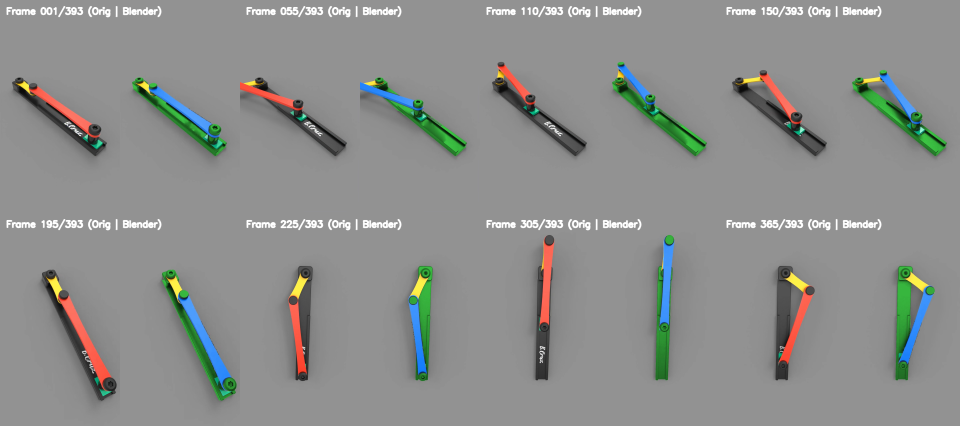
#> input picture projects/04_how_rotation_becomes/verification_grid.png, 1920 x 852 px, given in place of frame_0001.png, which was not available (shown at 1/2 size)
$ python process_frames.py . out   (older library calls are emulated)
#> lines starting #> are read from the running program, lines starting #| are printed output that depends on the picture; after the words box and inside, x2 and y2 are one past the last pixel; in counts of white or black regions, pixels touching at a corner belong together
#> in _worker, raw is the input picture: shape (852, 1920, 3); mean B, G, R 140.3, 142.3, 140.5
#!/usr/bin/env python3
"""
Processes all 393 frames of 'How Rotation Becomes a Straight Line' per changes.txt:
  "Mozes li u ovom videu izbrisati tekst i zamjeniti crno u zelno i ruzicasto u plavo"
  1. Removes white 'B. Cruz' text seamlessly via 2D discrete Laplace harmonic inpainting.
  2. Replaces pink/coral ('ruzicasto') connecting rod & collar with CAD Royal Blue ('plavo').
  3. Replaces black ('crno') guide rail & socket bolts/pins with 3D-shaded CAD Green ('zeleno').
  4. Preserves studio grey background, cast shadows, yellow crank, and teal slider identically.
"""

import concurrent.futures
import os
import sys
import time
import cv2
import numpy as np
from scipy.ndimage import gaussian_filter, distance_transform_edt
from scipy.sparse import lil_matrix
from scipy.sparse.linalg import spsolve


def compute_grad_mag(arr: np.ndarray) -> np.ndarray:
    arr32 = arr.astype(np.float32)
    gx = cv2.Sobel(arr32, cv2.CV_32F, 1, 0, ksize=3) / 8.0
    gy = cv2.Sobel(arr32, cv2.CV_32F, 0, 1, ksize=3) / 8.0
    return np.hypot(gx, gy)


def compute_studio_floor_mask(bgr: np.ndarray) -> np.ndarray:
    b = bgr[:, :, 0].astype(np.float32)
    g = bgr[:, :, 1].astype(np.float32)
    r = bgr[:, :, 2].astype(np.float32)
    max_c = np.maximum(np.maximum(r, g), b)
    chroma = max_c - np.minimum(np.minimum(r, g), b)
    grad_v = compute_grad_mag(max_c)

    definite = ((chroma < 11.0) & (max_c >= 92.0) & (max_c <= 152.0)).astype(np.uint8)
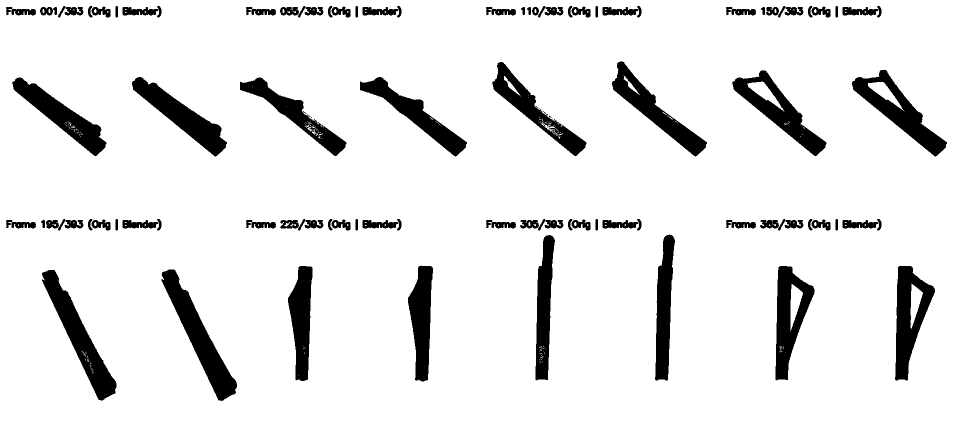
#> definite: shape (852, 1920) (shown at 1/2 size); values 0 (black) and 1 (white), 90% white; 83 black regions (6 under 20 px), largest, box (x1, y1, x2, y2) and area: (323, 539, 474, 802) 10749, (84, 540, 233, 801) 10366, (1704, 139, 1894, 313) 9348
    nc, labels, stats, _ = cv2.connectedComponentsWithStats(definite)
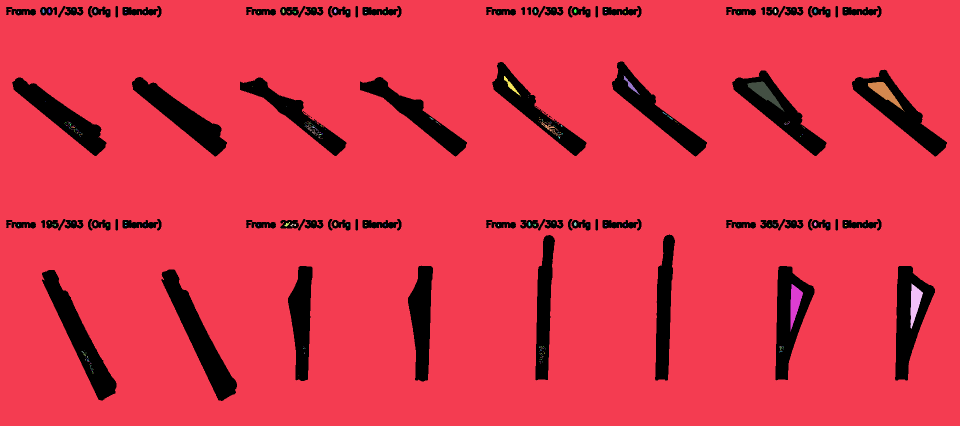
#> labels: shape (852, 1920) int32 (shown at 1/2 size); 284 distinct labels, from 0 to 283; one colour per label, 0 black
#> nc = 284; stats = 284 rows, first 6: [12, 12, 1882, 790, 163175], [0, 0, 1920, 852, 1465372], [140, 17, 2, 2, 3], [620, 17, 2, 2, 3], [1100, 17, 2, 2, 3], [1580, 17, 2, 2, 3]
    h, w = bgr.shape[:2]
#> h = 852; w = 1920
    seed = np.zeros_like(definite)
    for cid in range(1, nc):
        x, y, bw, bh, area = stats[cid]
        if area < 90:
            continue
        touches_border = (x == 0) or (y == 0) or (x + bw >= w) or (y + bh >= h)
        comp_vals = max_c[labels == cid]
        if touches_border or (area >= 140 and np.median(comp_vals) >= 102.0 and comp_vals.max() <= 150.0):
            seed[labels == cid] = 1
#> this loop made 283 passes
#> (x, y, bw, bh, area) on passes 6, 7, 9: (85, 18, 4, 8, 26), (97, 18, 4, 8, 26), (188, 18, 5, 8, 32)
#> seed: shape (852, 1920); values 0 (black) and 1 (white), 89.9% white; 81 black regions (4 under 20 px), largest, box (x1, y1, x2, y2) and area: (323, 539, 474, 802) 10749, (84, 540, 233, 801) 10434, (1704, 139, 1894, 313) 9348

    smooth_shadow = ((chroma < 10.0) & (max_c >= 78.0) & (max_c <= 152.0) & (grad_v <= 3.6)).astype(np.uint8)
#> smooth_shadow: shape (852, 1920); values 0 (black) and 1 (white), 88.6% white; 104 black regions (44 under 20 px), largest, box (x1, y1, x2, y2) and area: (78, 538, 235, 805) 11392, (318, 538, 475, 805) 11386, (1702, 139, 1894, 318) 10795
    k11 = cv2.getStructuringElement(cv2.MORPH_ELLIPSE, (11, 11))
    wide_shadow_core = cv2.erode(smooth_shadow | seed, k11, iterations=1)
#> wide_shadow_core: shape (852, 1920); values 0 (black) and 1 (white), 84.6% white; 24 black regions, largest, box (x1, y1, x2, y2) and area: (318, 534, 479, 807) 14191, (79, 535, 238, 806) 13842, (1699, 134, 1899, 318) 13013

    nc2, lb2, _, _ = cv2.connectedComponentsWithStats(wide_shadow_core)
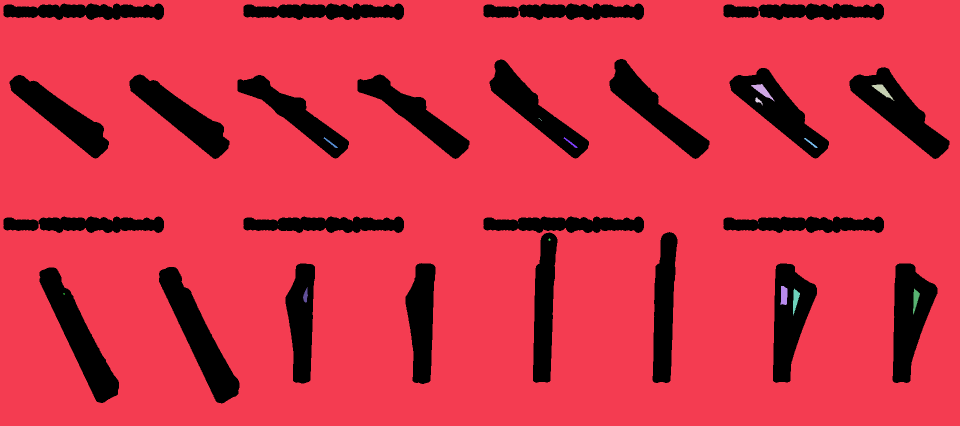
#> lb2: shape (852, 1920) int32 (shown at 1/2 size); 18 distinct labels, from 0 to 17; one colour per label, 0 black
#> nc2 = 18
    seed_eroded = cv2.erode(seed, k11, iterations=1)
#> seed_eroded: shape (852, 1920); values 0 (black) and 1 (white), 84.6% white; 24 black regions, largest, box (x1, y1, x2, y2) and area: (318, 534, 479, 807) 14191, (79, 535, 238, 806) 13849, (1699, 134, 1899, 318) 13013
    valid_lbs = np.unique(lb2[seed_eroded > 0])
#> valid_lbs = [1, 2, 3, 9, 10, 11, 15, 16]
    valid_lbs = valid_lbs[valid_lbs > 0]
    connected_core = np.isin(lb2, valid_lbs).astype(np.uint8)

    # Exact radius-5 geodesic regrowth matching k11 erosion radius
    k3 = cv2.getStructuringElement(cv2.MORPH_ELLIPSE, (3, 3))
    regrown = connected_core.copy()
    for _ in range(5):
        regrown = (cv2.dilate(regrown, k3, iterations=1) & (smooth_shadow | seed)).astype(np.uint8)
#> regrown: shape (852, 1920); values 0 (black) and 1 (white), 88.9% white; 28 black regions, largest, box (x1, y1, x2, y2) and area: (323, 539, 474, 802) 11273, (84, 540, 233, 801) 10951, (1704, 139, 1894, 313) 10141

    return (seed | regrown).astype(np.uint8)


def harmonic_inpaint_roi(sub_bgr: np.ndarray, hole_mask: np.ndarray, valid_donor_mask: np.ndarray) -> np.ndarray:
    ys, xs = np.where(hole_mask)
    n_unknown = len(ys)
    if n_unknown == 0:
        return sub_bgr

    h, w = hole_mask.shape
    idx_map = np.full((h, w), -1, dtype=np.int32)
    idx_map[ys, xs] = np.arange(n_unknown, dtype=np.int32)

    A = lil_matrix((n_unknown, n_unknown), dtype=np.float64)
    rhs = np.zeros((n_unknown, 3), dtype=np.float64)

    if np.any(valid_donor_mask):
        fallback_rgb = np.median(sub_bgr[valid_donor_mask], axis=0)
    else:
        fallback_rgb = np.array([58.0, 58.0, 58.0])

    for k in range(n_unknown):
        y, x = ys[k], xs[k]
        diag = 0.0
        for dy, dx in ((-1, 0), (1, 0), (0, -1), (0, 1)):
            ny, nx = y + dy, x + dx
            if 0 <= ny < h and 0 <= nx < w:
                n_idx = idx_map[ny, nx]
                if n_idx >= 0:
                    A[k, n_idx] = -1.0
                    diag += 1.0
                elif valid_donor_mask[ny, nx]:
                    rhs[k] += sub_bgr[ny, nx]
                    diag += 1.0
        A[k, k] = diag + 1e-3
        rhs[k] += 1e-3 * fallback_rgb

    A_csr = A.tocsr()
    out = sub_bgr.copy()
    for ch in range(3):
        out[ys, xs, ch] = spsolve(A_csr, rhs[:, ch])
    return out


def erase_bcruz_harmonic(frame_bgr: np.ndarray, floor_mask: np.ndarray) -> np.ndarray:
    x0, y0, x1, y1 = 275, 650, 595, 1015
    sub_bgr = frame_bgr[y0:y1, x0:x1].astype(np.float32)
    b, g, r = sub_bgr[:, :, 0], sub_bgr[:, :, 1], sub_bgr[:, :, 2]
#> b: shape (202, 320) float32
#> g: shape (202, 320) float32
#> r: shape (202, 320) float32
    max_c = np.maximum(np.maximum(r, g), b)
#> max_c: shape (202, 320) float32
    min_c = np.minimum(np.minimum(r, g), b)
    chroma = max_c - min_c
#> chroma: shape (202, 320) float32
    fl_sub = floor_mask[y0:y1, x0:x1] > 0
#> fl_sub: shape (202, 320) bool; 88.9% white; 2 black regions, box (x1, y1, x2, y2) and area: (91, 0, 199, 152) 6591, (309, 0, 320, 111) 553

    cand = ((~fl_sub) & (chroma < 48.0) & (max_c >= 88.0)).astype(np.uint8)
#> cand: shape (202, 320); values 0 (black) and 1 (white), 0.38% white in thin lines or dots, all inside (x1, y1, x2, y2) = (91, 0, 319, 152)
    nc, lb, st, cent = cv2.connectedComponentsWithStats(cand)
#> lb: shape (202, 320) int32; 136 distinct labels, from 0 to 135
#> nc = 136; st = 136 rows, first 6: [0, 0, 320, 202, 64397], [91, 1, 2, 3, 3], [131, 0, 2, 2, 2], [309, 0, 1, 1, 1], [112, 3, 1, 1, 1], [133, 3, 2, 3, 3]; cent = 136 pairs, first value 91.33 to 318, second value 0 to 151
    core_text = np.zeros_like(cand)
    for cid in range(1, nc):
        area = st[cid, cv2.CC_STAT_AREA]
        cx = cent[cid][0] + x0
        cy = cent[cid][1] + y0
        maxv = max_c[lb == cid].max()
        if (maxv >= 145.0 or (maxv >= 110.0 and area >= 4)) and not (area <= 14 and (cx > 578 or cy < 660)):
            core_text[lb == cid] = 1
#> this loop made 135 passes
#> (area, cx, cy, maxv) on passes 1 to 12: (3, 366.3, 652, 122), (2, 406.5, 650.5, 156), (1, 584, 650, 124), (1, 387, 653, 91), (3, 408.3, 654, 126), (2, 585, 653.5, 143), (2, 368, 655.5, 133), (3, 388.3, 656, 103), (1, 410, 657, 105), (3, 369.7, 659, 127), (1, 390, 659, 89), (1, 411, 659, 140)
#> core_text: shape (202, 320); values 0 (black) and 1 (white), 0.09% white in thin lines or dots, all inside (x1, y1, x2, y2) = (123, 33, 199, 139)

    if not np.any(core_text):
        return frame_bgr

    k7 = cv2.getStructuringElement(cv2.MORPH_ELLIPSE, (7, 7))
    dil3 = (cv2.dilate(core_text, k7, iterations=1) > 0) & (~fl_sub)
#> dil3: shape (202, 320) bool; 0.64% white; 6 white regions, box (x1, y1, x2, y2) and area: (166, 68, 197, 114) 182, (146, 31, 158, 51) 79, (192, 115, 199, 132) 61, (159, 56, 166, 65) 32, (122, 65, 128, 74) 31, (188, 134, 197, 140) 29

    # Include shadowed rail regions (down to V >= 26) when the rod casts its shadow across 'B. Cruz' (e.g. 00:05, 00:12),
    # while using grad_v <= 6.5 on donors so sharp T-slot walls are never sampled!
    grad_sub = compute_grad_mag(max_c)
#> in compute_grad_mag (call 2), `gx = cv2.Sobel(arr32, cv2.CV_32F, 1, 0, ksize=3) / 8.0`:
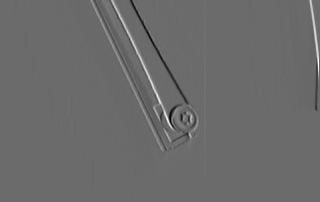
#> gx: shape (202, 320) float32; min -70.5, max 96.75, mean 0; drawn with min black and max white
    hole = dil3 & (chroma < 24.0) & (max_c >= 26.0)
    valid_donors = (~hole) & (~fl_sub) & (chroma < 14.0) & (max_c >= 26.0) & (max_c <= 86.0) & (grad_sub <= 6.5)
#> valid_donors: shape (202, 320) bool; 0.09% white; 2 white regions (1 under 20 px), largest, box (x1, y1, x2, y2) and area: (317, 81, 320, 109) 56
    if np.count_nonzero(valid_donors) < 20:
        valid_donors = (~hole) & (~fl_sub) & (chroma < 16.0) & (max_c >= 26.0) & (max_c <= 86.0)

    solved_sub = harmonic_inpaint_roi(sub_bgr, hole, valid_donors)
#> in harmonic_inpaint_roi, `ys, xs = np.where(hole_mask)`: ys = 32 values from 33 to 138; xs = 32 values, max 198 at index 27, min 123 at index 13, mean 166.6
#> in harmonic_inpaint_roi, `n_unknown = len(ys)`: n_unknown = 32
#> in harmonic_inpaint_roi, `idx_map[ys, xs] = np.arange(n_unknown, dtype=np.int32)`:
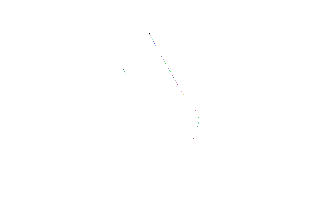
#> idx_map: shape (202, 320) int32; 33 distinct labels, from -1 to 31; one colour per label, 0 black, -1 white
#> in harmonic_inpaint_roi, `fallback_rgb = np.median(sub_bgr[valid_donor_mask], axis=0)`: fallback_rgb = [47, 47, 47]
#> the loop in harmonic_inpaint_roi, `for k in range(n_unknown):` made 32 passes
#> (y, x) on passes 1 to 12: (33, 149), (34, 149), (35, 150), (37, 151), (39, 152), (41, 153), (43, 154), (45, 155), (56, 161), (59, 163), (61, 164), (63, 165)
#> after the loop in harmonic_inpaint_roi, `for ch in range(3):`: out: shape (202, 320, 3) float32; mean B, G, R 139.3, 139.8, 132.3

    k5 = cv2.getStructuringElement(cv2.MORPH_ELLIPSE, (5, 5))
    aa_overlap = (cv2.dilate(core_text, k5, iterations=1) > 0) & (~fl_sub) & (chroma >= 18.0)
#> aa_overlap: shape (202, 320) bool; 0.41% white in thin lines or dots, all inside (x1, y1, x2, y2) = (123, 32, 199, 140)
    if np.any(aa_overlap):
        rail_under = cv2.GaussianBlur(solved_sub, (7, 7), 2.0)
        is_greenish = g > r
#> is_greenish: shape (202, 320) bool; 11.2% white; 42 white regions (40 under 20 px), largest, box (x1, y1, x2, y2) and area: (90, 0, 200, 155) 7019, (174, 58, 179, 74) 41
        pure_chroma = np.where(is_greenish, 132.0, 158.0)
        fg_cov = np.clip(chroma / pure_chroma, 0.0, 1.0)
        expected_min = fg_cov * np.where(is_greenish, 26.0, 88.0) + (1.0 - fg_cov) * rail_under[:, :, 0]
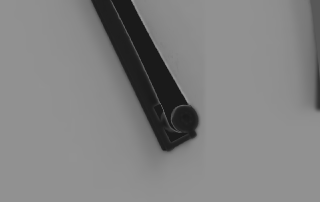
#> expected_min: shape (202, 320) float64; min 25.07, max 158.1, mean 130.1
        excess_white = np.maximum(0.0, min_c - expected_min)
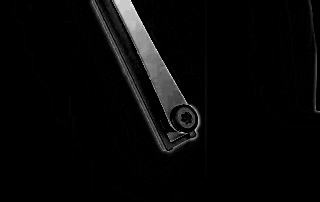
#> excess_white: shape (202, 320) float64; min 0, max 58, mean 1.8; drawn with min black and max white
        solved_sub[aa_overlap] = np.clip(solved_sub[aa_overlap] - excess_white[aa_overlap, None], 0.0, 255.0)
#> solved_sub: shape (202, 320, 3) float32; mean B, G, R 139.2, 139.7, 132.2

    res = frame_bgr.copy()
    res[y0:y1, x0:x1] = np.clip(np.round(solved_sub), 0, 255).astype(np.uint8)
    return res


def process_frame(raw_bgr: np.ndarray) -> np.ndarray:
    floor_mask = compute_studio_floor_mask(raw_bgr)
    clean_bgr = erase_bcruz_harmonic(raw_bgr, floor_mask)

    img = clean_bgr.astype(np.float32)
    b, g, r = img[:, :, 0], img[:, :, 1], img[:, :, 2]

    max_c = np.maximum(np.maximum(r, g), b)
    chroma = max_c - np.minimum(np.minimum(r, g), b)

    floor_f = floor_mask.astype(np.float32)
    local_floor_v = gaussian_filter(max_c * floor_f, sigma=4.0) / np.maximum(gaussian_filter(floor_f, sigma=4.0), 1e-5)
    local_floor_v = np.clip(local_floor_v, 78.0, 148.0)

    # 1. Pink/Coral ('ruzicasto') -> CAD Royal Blue ('plavo') via YCrCb 4:2:0-deblocked constant-luma rotation!
    # Smooth chroma differences slightly (sigma=0.85) to eliminate AV1 yuv420p 2x2 chroma subsampling staircases
    # along diagonal edges while keeping 100% full-resolution 1x1 Luma Y!
    y_luma = 0.114 * b + 0.587 * g + 0.299 * r
    cr_smooth = gaussian_filter(r - y_luma, sigma=0.85)
    cb_smooth = gaussian_filter(b - y_luma, sigma=0.85)
    cg_smooth = gaussian_filter(g - y_luma, sigma=0.85)

    rg_s = cr_smooth - cg_smooth
    gb_s = np.maximum(0.0, cg_smooth - cb_smooth)
    pink_raw = np.maximum(0.0, rg_s - 0.35 * gb_s)
    strong_pink = (pink_raw > 30.0).astype(np.uint8)
    near_pink = cv2.dilate(strong_pink, np.ones((7, 7), np.uint8), iterations=1) > 0

    pink_thresh_lo = np.where(near_pink, 1.0, 5.0)
    pink_thresh_span = np.where(near_pink, 5.0, 15.0)
    pink_weight = np.clip((pink_raw - pink_thresh_lo) / pink_thresh_span, 0.0, 1.0)

    # Rotate Coral chroma (Cr ~ +106, Cb ~ -59) -> Royal Blue chroma (Cr ~ -68, Cb ~ +114) preserving 1x1 Luma Y!
    rb_smooth = np.maximum(0.0, cr_smooth - cb_smooth)
    new_y = y_luma - pink_weight * (0.06 * rb_smooth)
    new_cr = (r - y_luma) * (1.0 - pink_weight) + (-0.42 * rb_smooth) * pink_weight
    new_cb = (b - y_luma) * (1.0 - pink_weight) + (+0.69 * rb_smooth) * pink_weight
    # Reconstruct exact RGB from (new_y, new_cr, new_cb) where Y = 0.299 R + 0.587 G + 0.114 B:
    r_after_pink = new_y + new_cr
    b_after_pink = new_y + new_cb
    g_after_pink = (new_y - 0.299 * r_after_pink - 0.114 * b_after_pink) / 0.587

    # 2. Black ('crno') Rail & Socket Bolts -> 3D-Shaded CAD Green ('zeleno')
    true_dark_core = ((floor_mask == 0) & (chroma < 16.0) & (max_c <= 89.0)).astype(np.uint8)
    nc_d, lb_d, st_d, _ = cv2.connectedComponentsWithStats(true_dark_core)
    clean_dark_core = np.zeros_like(true_dark_core)
    for cid in range(1, nc_d):
        if st_d[cid, cv2.CC_STAT_AREA] >= 12:
            clean_dark_core[lb_d == cid] = 1

    near_true_dark = cv2.dilate(clean_dark_core, cv2.getStructuringElement(cv2.MORPH_ELLIPSE, (7, 7)), iterations=1) > 0

    non_floor = 1.0 - floor_f
    dist_to_nonfloor = distance_transform_edt(floor_mask > 0)
    near_mech_aa = (dist_to_nonfloor <= 2.2) & near_true_dark

    dark_f = clean_dark_core.astype(np.float32)
    local_dark_v = gaussian_filter(max_c * dark_f, sigma=4.0) / np.maximum(gaussian_filter(dark_f, sigma=4.0), 1e-5)
    local_dark_v = np.clip(local_dark_v, 28.0, 85.0)

    aa_cov = np.clip((local_floor_v - max_c - 1.5) / np.maximum(local_floor_v - local_dark_v, 10.0), 0.0, 1.0)
    mech_dark_cov = np.where((non_floor > 0.5) & near_true_dark, 1.0, np.where(near_mech_aa, aa_cov, 0.0))

    strong_yellow = ((gb_s > 55.0) & (r > 140.0)).astype(np.uint8)
    colored_silhouette_only = (
        (cv2.dilate(strong_pink | strong_yellow, np.ones((5, 5), np.uint8), iterations=1) > 0)
        & (cv2.dilate(floor_mask, np.ones((5, 5), np.uint8), iterations=1) > 0)
        & (cv2.erode(clean_dark_core, np.ones((3, 3), np.uint8), iterations=1) == 0)
    )

    neutral_w = np.clip((32.0 - chroma) / 18.0, 0.0, 1.0)
    black_to_green_w = mech_dark_cov * neutral_w * (1.0 - pink_weight)
    black_to_green_w = np.where(colored_silhouette_only, 0.0, black_to_green_w)

    lum = (r + g + b) / 3.0
    base_l = np.minimum(lum, 92.0)
    spec_l = np.maximum(0.0, lum - 92.0)

    green_r = 0.68 * base_l + 0.92 * spec_l
    green_g = 2.18 * base_l + 4.0 + 1.05 * spec_l
    green_b = 0.76 * base_l + 0.92 * spec_l

    final_r = r_after_pink * (1.0 - black_to_green_w) + green_r * black_to_green_w
    final_g = g_after_pink * (1.0 - black_to_green_w) + green_g * black_to_green_w
    final_b = b_after_pink * (1.0 - black_to_green_w) + green_b * black_to_green_w

    out = np.stack([final_b, final_g, final_r], axis=-1)
    return np.clip(np.round(out), 0, 255).astype(np.uint8)


def _worker(task):
    in_path, out_path = task
    raw = cv2.imread(in_path)
    edited = process_frame(raw)
    cv2.imwrite(out_path, edited)
    return 1


def main():
    in_dir = sys.argv[1]
    out_dir = sys.argv[2]
    os.makedirs(out_dir, exist_ok=True)
    tasks = [
        (f"{in_dir}/frame_{fno:04d}.png", f"{out_dir}/frame_{fno:04d}.png")
        for fno in range(1, 394)
    ]
    t0 = time.time()
    with concurrent.futures.ProcessPoolExecutor(max_workers=8) as pool:
        done = sum(pool.map(_worker, tasks, chunksize=8))
    print(f"Processed {done}/393 frames in {time.time() - t0:.2f}s -> {out_dir}")


if __name__ == "__main__":
#> (the run stopped early here; a loop or call above may not have finished)
